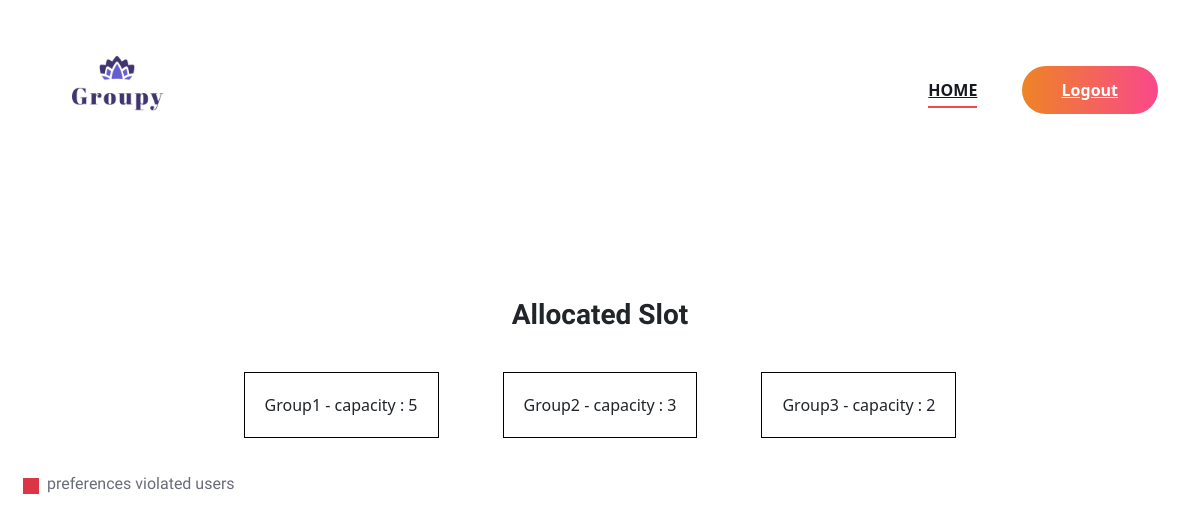
The page /Org/result/20/ on the database as committed earlier.
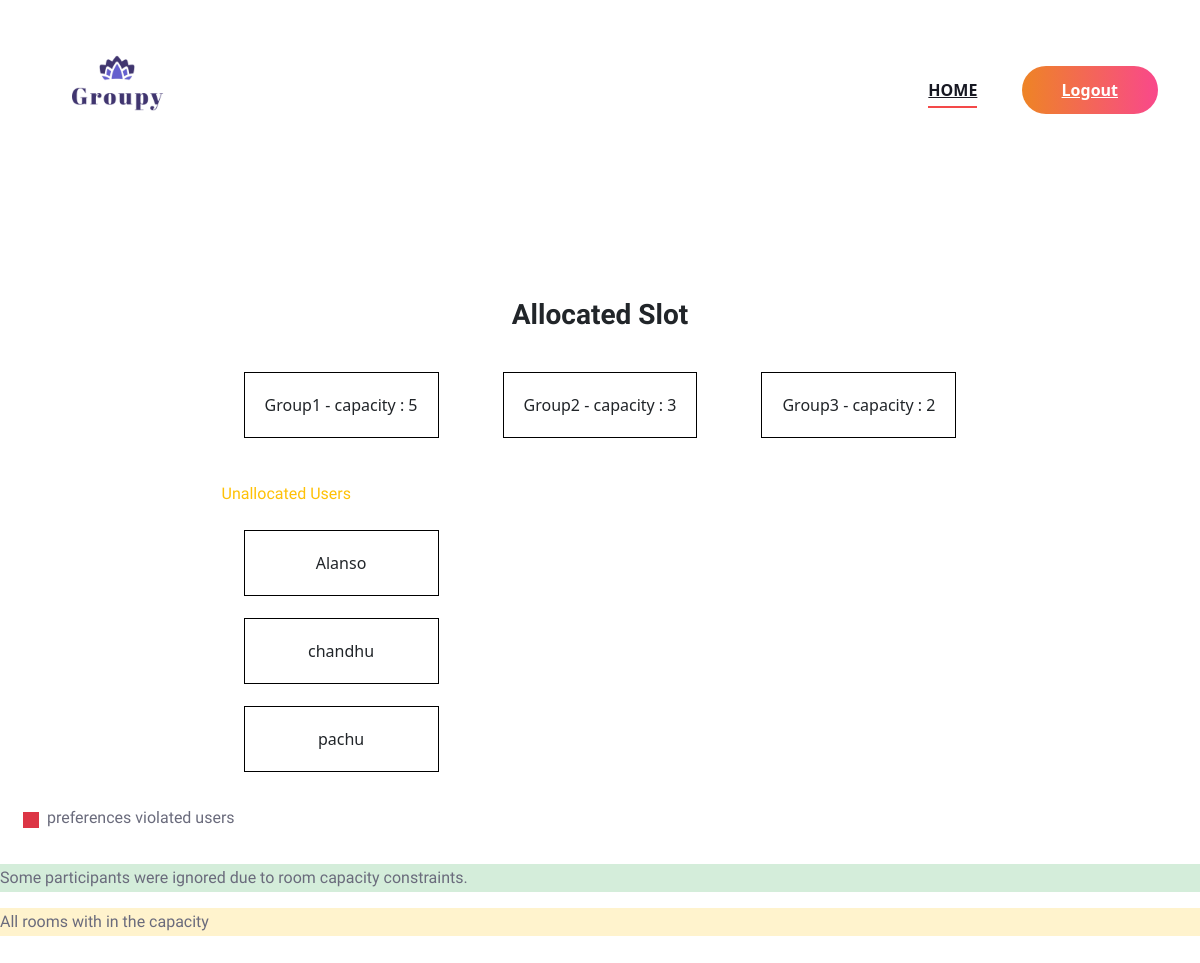
The same page on the database as committed later.
### Organizer/models.py (models this page shows)
class Room(models.Model):
    events=models.ForeignKey(Event,on_delete=models.CASCADE)
    number=models.CharField(max_length=50)
    capacity=models.IntegerField(default=0)

### Guest/models.py (models this page shows)
class ParticipateUser(models.Model):
    user=models.CharField(max_length=50)
    events=models.ForeignKey(Event,on_delete=models.CASCADE)
    rooms=models.TextField(max_length=50,default="")
    new_rooms = models.TextField(max_length=50, default="")
    privatecode = models.TextField(max_length=50, default="")
    is_ignored = models.BooleanField(default=False)

### Organizer/views.py (the view)
# urls.py: path('result/<int:pk>/', views.result,name="result"),
def result(request, pk):
    event = Event.objects.get(id=pk)
    roomdata = Room.objects.filter(events=event)
    print(roomdata)
    try:
        participating_users = ParticipateUser.objects.filter(events=event)
        unallocated = ParticipateUser.objects.filter(events=event,new_rooms="")
        if not participating_users:
            messages.error(request, 'No user is registered for this event!')
            return render(request, "Organizer/allocation.html",{'rdata':roomdata} )
        allocated_users = participating_users.exclude(new_rooms="")
        ignored_users = participating_users.filter(new_rooms="", rooms__isnull=False)
        exceeded_groups = []  # List to store exceeded group numbers
        for room in roomdata:
            user_count = 0
            for user in allocated_users:
                if user.new_rooms and room.number in user.new_rooms:
                    user_count += 1
            if user_count > room.capacity:
                exceeded_groups.append(room.number)   # Add exceeded group number
        message = ""
        if ignored_users:
            message = "Some participants were ignored due to room capacity constraints."
        elif allocated_users:
            message = "All participants registered for this event have been allocated rooms."
        else:
            message = "No participants are registered for this event!"
        if exceeded_groups:
            exceeded_groups_message = ", ".join(exceeded_groups)
            e_message = f"  {exceeded_groups_message} have exceeded their room capacity."
        else:
            e_message="All rooms with in the capacity"
        context = {
            'data': allocated_users,
            'rdata': roomdata,
            'message': message,
            'unallocated': unallocated,
            'e_message': e_message,
        }
        return render(request, "Organizer/allocation.html", context)
    except Exception as e:
        print(e)
        messages.error(request, 'An error occurred while processing allocations!')
        return render(request, "Organizer/allocation.html", {'rdata': roomdata})

### Organizer/templates/Organizer/allocation.html (shortened to what this page needs)
{% extends 'Organizer/Head.html' %}
{% load static %}
{% block content %}
<br><br><br><br>
<!DOCTYPE html>
<html lang="en">
<head>
    <link href="https://cdn.jsdelivr.net/npm/bootstrap@5.3.0/dist/css/bootstrap.min.css" rel="stylesheet">
</head>
<body>
    <h3 class="text-center fw-bold">Allocated Slot</h3>
    <table align="center" cellpadding="10">
        <tr>
            {% for room in rdata %}
            <td>
                <div style="text-align:center;border:1px solid black;margin:22px;padding:20px">
                    {{ room.number }} - capacity : {{ room.capacity }}
                </div>
            </td>
            {% endfor %}
            {% if unallocated%}
        <tr>
            <td>
                <p class="text-warning"> Unallocated Users</p>
                {% for i in unallocated %}
                <div style="text-align:center;border:1px solid black;margin:22px;padding:20px">
                    {{ i.user }}
                </div>
                {% endfor %}
            </td>
        </tr>
        {% endif %}
    </table>
    <div class="col-md-12 d-flex mb-3 end-0 "><span class="bg-danger p-2 mx-2 mt-2 float-end" style="height: 3px;"> </span>
        <p class="float-end"> preferences violated users</p>
    </div>
    {% if message %}
    <div class=" {% if ignored_users %}alert-danger{% else %}alert-success{% endif %}">
        <p>{{ message }}</p>
    </div>
    {% endif %}
    {% if e_message %}
    <div class="{% if e_message %} alert-warning{% else %}alert-success{% endif %}">
        <p>{{e_message}}</p>
    </div>
    {% endif %}
</html>
<br><br><br><br><br><br><br><br><br><br><br><br><br><br><br><br><br><br><br><br><br>
{% endblock content %}

Rows that differ between the two databases and show on the page:
added ParticipateUser: user "Alanso"
added ParticipateUser: user "chandhu"
added ParticipateUser: user "pachu"
Other text that changed with them:
{{ message }}: (not shown) → "Some participants were ignored due to room capacity constraints."
{{ e_message }}: (not shown) → "All rooms with in the capacity"
text now shown: "Unallocated Users"
